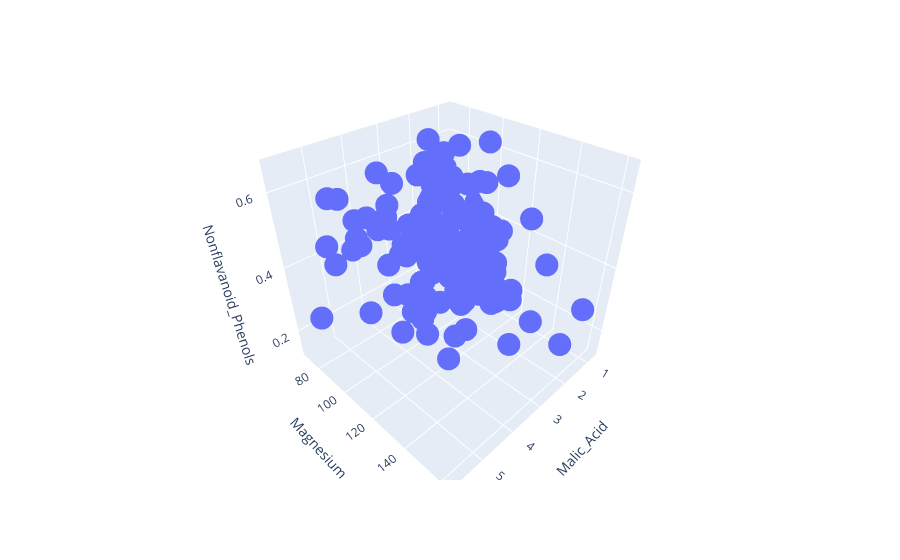

Notebook code for this chart:
### Code cell
px.scatter_3d(wine_df, x='Malic_Acid', y='Magnesium', z='Nonflavanoid_Phenols')

### Figure 1 — Plotly figure (JSON) as saved in the notebook; plotly's stock layout.template omitted (floating-point values rounded to 4 significant figures; data arrays with more than 128 entries replaced by an {"elided": "..."} marker saying what was removed)
{"data": [{"hovertemplate": "Malic_Acid=%{x}<br>Magnesium=%{y}<br>Nonflavanoid_Phenols=%{z}<extra></extra>", "legendgroup": "", "marker": {"color": "#636efa", "symbol": "circle"}, "mode": "markers", "name": "", "scene": "scene", "showlegend": false, "type": "scatter3d", "x": {"elided": "178 float values"}, "y": {"elided": "178 int values"}, "z": {"elided": "178 float values"}}], "layout": {"legend": {"tracegroupgap": 0}, "margin": {"t": 60}, "scene": {"domain": {"x": [0, 1], "y": [0, 1]}, "xaxis": {"title": {"text": "Malic_Acid"}}, "yaxis": {"title": {"text": "Magnesium"}}, "zaxis": {"title": {"text": "Nonflavanoid_Phenols"}}}}}
